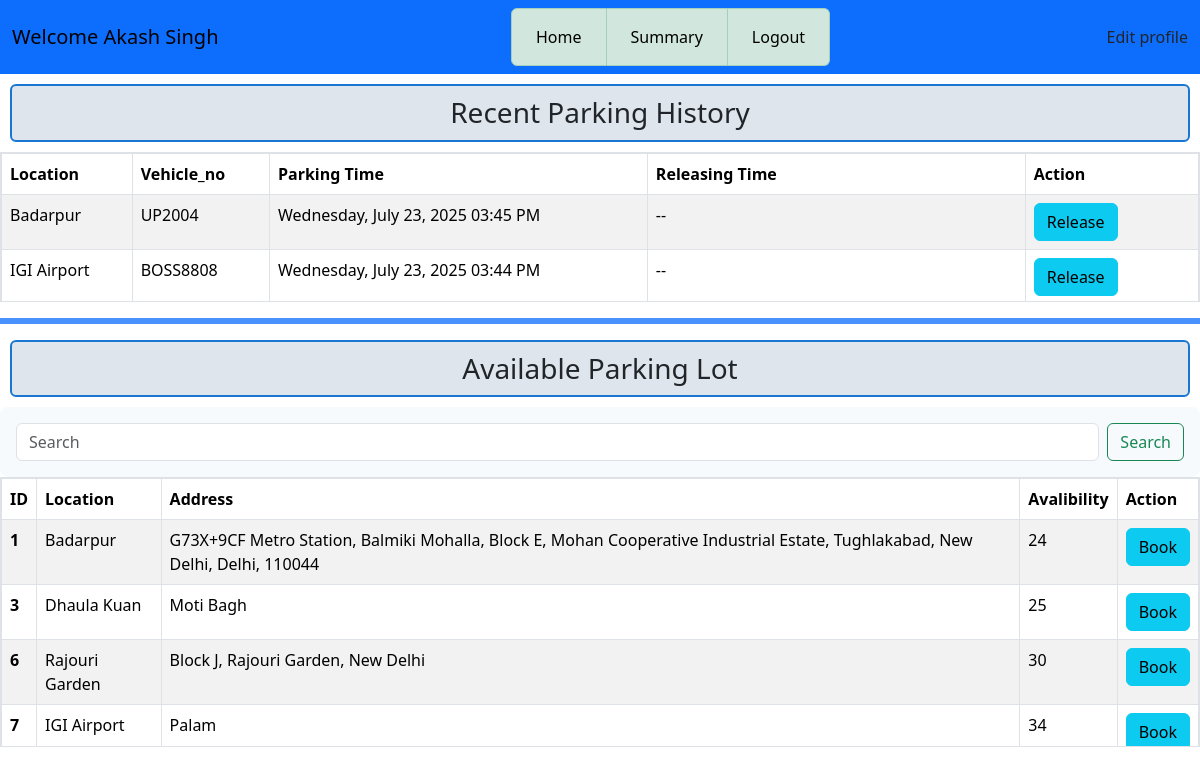
The page /user_dashboard/3 on the database its author committed.
### application/models.py (models this page shows)
class Users(db.Model):
    id = db.Column(db.Integer, primary_key=True, autoincrement=True)
    email = db.Column(db.String(50), unique=True, nullable=False)
    password = db.Column(db.String(50), nullable=False)
    fullname = db.Column(db.String(50), nullable=False)
    address = db.Column(db.String(400), nullable=False)
    pincode = db.Column(db.String(10), nullable=False)
    type = db.Column(db.String(10), nullable=False, default="user")  # 'user' or 'admin'

class Reserve(db.Model):
    id = db.Column(db.Integer, primary_key=True, autoincrement=True)
    user_id = db.Column(db.Integer, db.ForeignKey('users.id'), nullable=False)
    lot_id = db.Column(db.Integer, db.ForeignKey('lots.id'), nullable=False)
    spot_id = db.Column(db.String, db.ForeignKey('spots.id'), nullable=False)
    start_time = db.Column(db.DateTime)
    end_time = db.Column(db.DateTime)
    total_time = db.Column(db.Float)  # in hours
    location = db.Column(db.String(200), nullable=False)
    status = db.Column(db.String, default="released") # released or occupied
    cost = db.Column(db.Float)
    vehicle_no = db.Column(db.String(20), nullable=False)

class Spots(db.Model):
    id = db.Column(db.String, primary_key=True)
    lot_id = db.Column(db.Integer, db.ForeignKey('lots.id'), nullable=False)
    status = db.Column(db.String, default="Available") # Available or Unavailable

class Lots(db.Model):
    id = db.Column(db.Integer, primary_key=True , autoincrement=True)
    location = db.Column(db.String(200), unique=True, nullable=False)
    price = db.Column(db.Integer, nullable=False)
    available_spots = db.Column(db.Integer, nullable=False)
    total_spots = db.Column(db.Integer, nullable=False)
    address = db.Column(db.String(400), nullable=False)
    pincode = db.Column(db.String(10), nullable=False)
    details = db.relationship('Spots', backref='lot', cascade="all, delete-orphan")

### application/controllers.py (the view)
@app.route('/user_dashboard/<user_id>', methods=['GET','POST'])
def user_dashboard(user_id):
    this_user = Users.query.filter_by(id=user_id).first()
    reserve = Reserve.query.filter_by(user_id=user_id).order_by(Reserve.start_time.desc()).limit(3).all()
    search = request.form.get('search') if request.method == 'POST' else None
    if search:
        this_lot = Lots.query.filter(Lots.location.contains(search)).all()
    else:
        this_lot = Lots.query.all()
    avail_spot = []
    for lot in this_lot:
        spot = Spots.query.filter_by(lot_id=lot.id, status="Available").first()
        if spot:
            avail_spot.append({'lot': lot, 'spot': spot.id})
    return render_template('user_dash.html', this_user=this_user, this_lot=this_lot, avail_spot=avail_spot, reserve=reserve)

### templates/user_dash.html (shortened to what this page needs)
<!DOCTYPE html>
<html lang="en">
<head>
    <link rel="stylesheet" href="/static/css/style.css">
    <link href="https://cdn.jsdelivr.net/npm/bootstrap@5.3.7/dist/css/bootstrap.min.css" rel="stylesheet">
</head>
<body>
    <div id ="main">
        <div id ="canvas" class="overflow-auto">
            <nav class="navbar navbar-expand-lg bg-primary">
                <div class="container-fluid">
                    <div class="navbar-brand" >Welcome {{this_user.fullname}}</div>
                    <div class="collapse navbar-collapse" id="navbarSupportedContent">
                        <ul class="navbar-nav mx-auto mb-2 mb-lg-0 list-group list-group-horizontal text-center">
                            <li class="nav-item list-group-item  list-group-item-success">
                                <a class="nav-link active" aria-current="page" href="/user_dashboard/{{this_user.id}}">Home</a>
                            </li>
                            <li class="nav-item list-group-item  list-group-item-success">
                                <a class="nav-link active" aria-current="page" href="/user_summary/{{this_user.id}}">Summary</a>
                            </li>
                            <li class="nav-item list-group-item  list-group-item-success">
                                <a class="nav-link active" aria-current="page" href="/login">Logout</a>
                            </li>
                        </ul>
                        <a class="nav-link active" aria-current="page" href="/edit_profile/{{this_user.id}}">Edit profile</a>
                    </div>
                </div>
            </nav>
            <div class ="top-section">
                <div id ="content" class="overflow-auto">
                        <h3 class="heading">Recent Parking History</h3>
                        <div id="table1" class="border" style="max-height:150px;overflow-y: scroll;">
                        <table class="table table-striped table-bordered" >
                            <thead>
                                <tr>
                                    <th scope="col">Location</th>
                                    <th scope="col">Vehicle_no</th>
                                    <th scope="col">Parking Time</th>
                                    <th scope="col">Releasing Time</th>
                                    <th scope="col">Action</th>
                                </tr>
                            </thead>
                                <tbody>
                                    {% for his in reserve %}
                                    <tr>
                                        <td>{{his.location}}</td>
                                        <td>{{his.vehicle_no}}</td>
                                        <td>{{his.start_time.strftime('%A, %B %d, %Y %I:%M %p') }}</td>
                                        {% if his.status == "occupied" %}
                                        <td>--</td>
                                        <td> <a href ='/release/{{his.user_id}}/{{his.lot_id}}/{{his.spot_id}}' type="button" class="btn btn-info">Release</a></td>
                                        {% else %}
                                        <td>{{his.end_time.strftime('%A, %B %d, %Y %I:%M %p') }}</td>
                                        <td><button class="btn btn-success" type="submit">Parked Out</button></td>
                                        {% endif %}
                                    </tr>
                                    {% endfor %}
                                </tbody>
                        </table>
                        </div>
                </div>
            </div>
            <hr class="border border-primary border-3 opacity-75">
            <div class ="bottom-section">
                <div id="content2" >
                    <h3 class="heading">Available Parking Lot</h3>
                    <form class="d-flex" role="search" method="POST">
                                <input class="form-control me-2" type="search" name="search" placeholder="Search" aria-label="Search"/>
                                <button class="btn btn-outline-success" type="submit">Search</button>
                    </form>
                    <div id="table2" class="border" style="max-height: 270px;overflow-y: scroll;">
                    <table class="table table-striped table-bordered" class="overflow-auto">
                        <thead>
                            <tr>
                                <th scope="col">ID</th>
                                <th scope="col">Location</th>
                                <th scope="col">Address</th>
                                <th scope="col">Avalibility</th>
                                <th scope="col">Action</th>
                            </tr>
                        </thead>
                            <tbody>
                            {% for item in avail_spot %}
                                <tr>
                                    <th scope="row">{{item.lot.id}}</th>
                                    <td>{{item.lot.location}}</td>
                                    <td>{{item.lot.address}}</td>
                                    <td>{{item.lot.available_spots}}</td>
                                    <td>
                                        {% if item.spot %}
                                        <a href ='/book_spot/{{this_user.id}}/{{item.lot.id}}/{{item.spot}}' type="button" class="btn btn-info">Book</a>
                                        {% else %}
                                        <span class="text-danger">No spot available</span>
                                        {% endif %}
                                    </td>
                                </tr>
                            {% endfor %}
                            </tbody>
                    </table>
                    </div>
                </div>
            </div>
        </div>
    </div>
</body>
</html>

### static/css/style.css (style rules this page uses)
body { background: #d6d9e6; font-family: Arial, sans-serif; }
.heading { margin:3px; text-align: center; padding-left: 3px; margin: 10px; border: 2px solid #1976d2; padding: 10px; border-radius: 6px; margin-bottom: 10px; background: #dee5ec; }
.d-flex { border-radius: 8px; padding: 16px; background: #f7fafd; }

### rows shown on the page
Users: fullname "Akash Singh"
Reserve: location "Badarpur", vehicle_no "UP2004", start_time "Wednesday, July 23, 2025 03:45 PM"
Reserve: location "IGI Airport", vehicle_no "BOSS8808", start_time "Wednesday, July 23, 2025 03:44 PM"
Spots: lot.id "1", lot.location "Badarpur", lot.address "G73X+9CF Metro Station, Balmiki Mohalla, Block E, Mohan Cooperative Industrial Estate, Tughlakabad, New Delhi, Delhi, 110044", lot.available_spots "24"
Spots: lot.id "3", lot.location "Dhaula Kuan", lot.address "Moti Bagh", lot.available_spots "25"
Spots: lot.id "6", lot.location "Rajouri Garden", lot.address "Block J, Rajouri Garden, New Delhi", lot.available_spots "30"
Spots: lot.id "7", lot.location "IGI Airport", lot.address "Palam", lot.available_spots "34"
